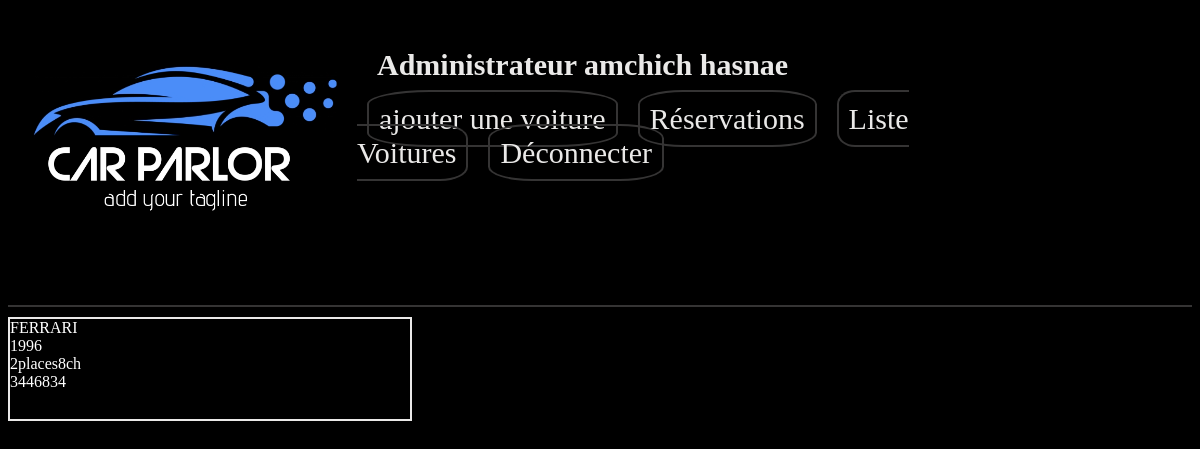
/detail.php?matricule=12548A12 (signed in), run on the app's committed database.
### tables this page shows
CREATE TABLE IF NOT EXISTS `voiture` (
  `matricule` char(30) NOT NULL,
  `marque` char(45) NOT NULL,
  `prix_jour` decimal(10,2) NOT NULL,
  `description` text,
  `kilometrage` int DEFAULT NULL,
  `modele` int DEFAULT NULL,
  PRIMARY KEY (`matricule`)
);

### detail.php (the view)
<?php
include 'element/header.php';
    $matricule=$_GET['matricule'];
    $con=mysqli_connect('localhost','root','','location_voiture');
    $query="select * from voiture where matricule='".$matricule."'";
    $resulat=mysqli_query($con,$query);
    while($row=mysqli_fetch_assoc($resulat)){
        echo "<div class='detail'>";
        echo "<div style='color:#fff'>".$row['marque'] ."</div>";
        echo "<div style='color:#fff'>".$row['modele'] ."</div>";
        echo "<div style='color:#fff'>".$row['description'] ."</div>";
        echo "<div style='color:#fff'>".$row['kilometrage'] ."</div>";
        echo "</div>";
    }
?>

### style/style.css (style rules this page uses)
body { background-color: #000; }
.detail { border: 2px solid #eae9e8; width: 400px; height: 100px; }

### data on the page
voiture: marque "FERRARI", modele "1996", description "2places8ch", kilometrage "3446834"

### other printed values
$_SESSION['nom'] "amchich"
$_SESSION['prenom'] "hasnae"
